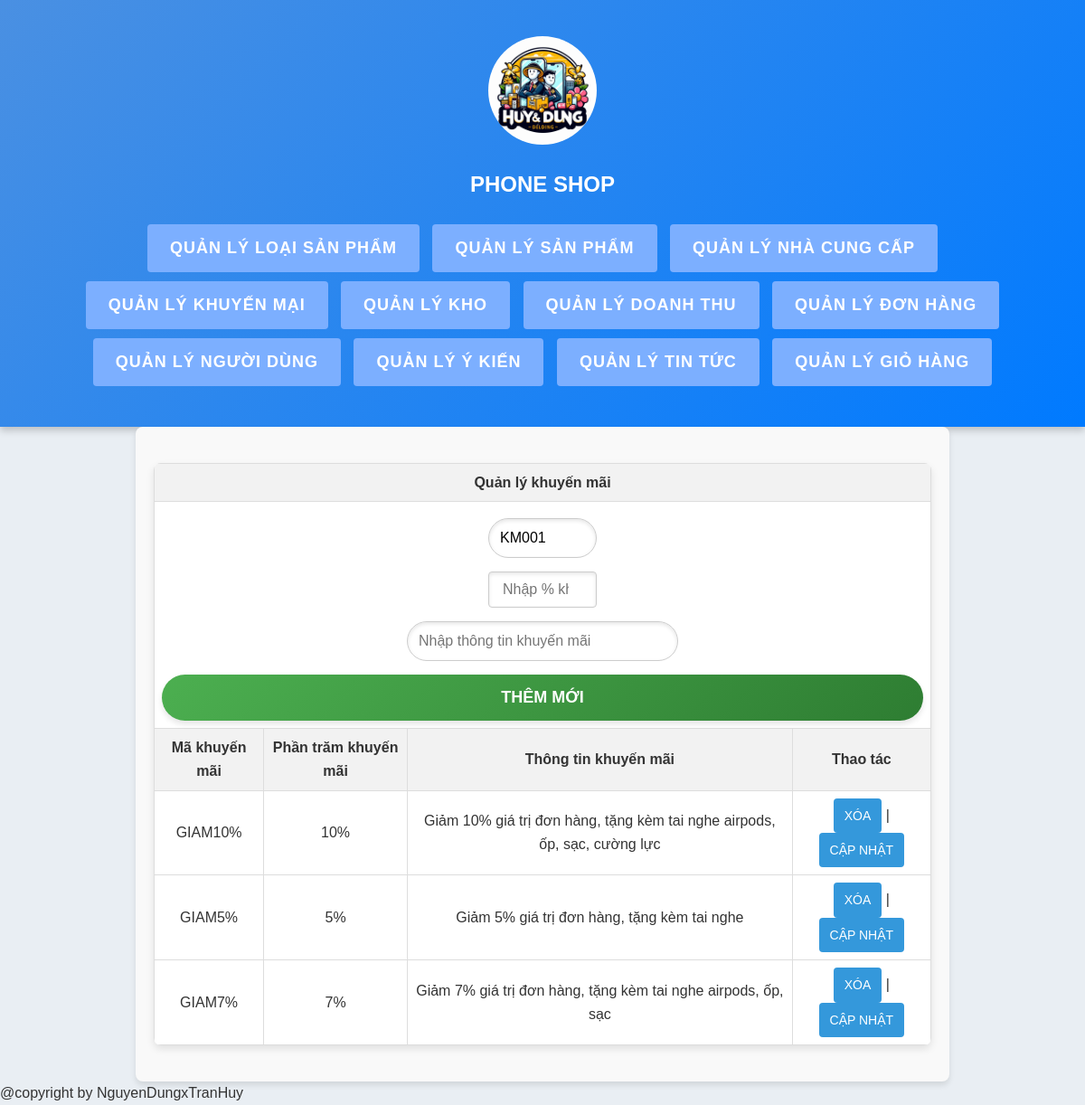
The page /Manager.php?action=AdKm on the database its author committed.
### tables this page shows
CREATE TABLE `qlkm` (
  `makm` varchar(20) NOT NULL,
  `phantramkm` int(11) NOT NULL,
  `thongtinkm` text DEFAULT NULL
);

### back_end/km/db_AdKmView.php (called while the page is built, shortened)
<?php
function getAllKhuyenMai() {
    $db = connect();
    $sql = "SELECT * FROM qlkm";
    $stmt = $db->prepare($sql);
    $stmt->execute();
    $results = $stmt->fetchAll(PDO::FETCH_ASSOC);
    return $results;
}
function generatePromotionCode() {
    $db = connect();
    $sql = "SELECT MAX(makm) as max_code FROM qlkm";
    $stmt = $db->prepare($sql);
    $stmt->execute();
    $row = $stmt->fetch(PDO::FETCH_ASSOC);
    $max_code = $row['max_code'];
    if($max_code){
         $num = intval(substr($max_code, 2));
         $new_num = $num + 1;
         return "KM" . str_pad($new_num, 3, "0", STR_PAD_LEFT);
    } else {
         return "KM001";
    }
}
?>

### back_end/km/AdKmView.php (the view, shortened to what this page needs)
<?php
require_once "db_AdKmView.php";
$auto_makm = generatePromotionCode();
$KhuyenMaiList = getAllKhuyenMai();
?>
<!DOCTYPE html>
<html lang="vi">
<head>
    <link href="public/style1.css" rel="stylesheet" />
</head>
<body>
    <form method="post">
        <table>
            <tr>
                <th colspan="4">Quản lý khuyến mãi</th>
            </tr>
            <tr>
                <td align="center" colspan="4">
                    <input type="text" name="txt_makm" value="<?php echo $auto_makm; ?>" readonly style="width:120px;" />
                    <input type="number" name="txt_phantramkm" placeholder="Nhập % khuyến mãi" min="0" max="100" required style="width:120px;" />
                    <input type="text" name="txt_thongtinkm" placeholder="Nhập thông tin khuyến mãi" required style="width:300px;" />
                    <button type="submit" name="btn_submit" value="Thêm mới">Thêm mới</button>
                </td>
            </tr>
            <tr>
                <th>Mã khuyến mãi</th>
                <th>Phần trăm khuyến mãi</th>
                <th>Thông tin khuyến mãi</th>
                <th>Thao tác</th>
            </tr>
            <?php foreach ($KhuyenMaiList as $v): ?>
            <tr>
                <td><?php echo $v['makm']; ?></td>
                <td><?php echo $v['phantramkm']; ?>%</td>
                <td><?php echo $v['thongtinkm']; ?></td>
                <td>
                    <a href="Manager.php?action=DeleteAdKm&id=<?php echo $v['makm']; ?>" onclick="return confirm('Bạn có chắc chắn muốn xóa khuyến mãi này?');">Xóa</a> |
                    <a href="Manager.php?action=UpdateAdKm&id=<?php echo $v['makm']; ?>">Cập nhật</a>
                </td>
            </tr>
            <?php endforeach; ?>
        </table>
    </form>
</body>
</html>

### public/images/style1.css (style rules this page uses)
* { margin: 0; padding: 0; box-sizing: border-box; font-family: Arial, sans-serif; }
body { background-color: #e9eef3; color: #333; line-height: 1.6; }
table { width: 100%; max-width: 1200px; margin: 20px auto; border-collapse: collapse; background: #ffffff; box-shadow: 0 4px 8px rgba(0, 0, 0, 0.1); border-radius: 8px; overflow: hidden; }
button, a { padding: 8px 12px; color: #fff; border: none; border-radius: 4px; text-transform: uppercase; text-decoration: none; font-size: 14px; cursor: pointer; transition: all 0.3s ease; }
button { background: #e74c3c; box-shadow: 0 4px 6px rgba(0, 0, 0, 0.1); }
a { background: #3498db; display: inline-block; }
form { text-align: center; margin: 20px 0; }
form input[type="text"] { padding: 12px; width: 60%; border: 1px solid #ccc; border-radius: 25px; transition: box-shadow 0.3s ease; }
form button { padding: 12px 20px; background: linear-gradient(135deg, #7cafff, #5f98e3); color: #fff; border: none; border-radius: 25px; cursor: pointer; font-weight: bold; transition: background-color 0.3s ease, transform 0.2s ease; }
form input { display: block; width: 100%; padding: 12px; margin: 10px 0; border: 1px solid #ccc; border-radius: 5px; font-size: 16px; box-sizing: border-box; }
form button { background: linear-gradient(135deg, #4CAF50, #2E7D32); color: #fff; border: none; padding: 15px 30px; border-radius: 50px; cursor: pointer; font-size: 18px; font-weight: bold; transition: all 0.3s ease; width: 100%; text-transform: uppercase; box-shadow: 0 4px 6px rgba(0, 0, 0, 0.1); }
form { width: 100%; max-width: 900px; margin: 0 auto; padding: 20px; background: #f9f9f9; border-radius: 8px; box-shadow: 0 4px 6px rgba(0, 0, 0, 0.1); }
form input, form select, form textarea { width: 100%; padding: 10px 15px; margin-bottom: 15px; border: 1px solid #ccc; border-radius: 4px; font-size: 16px; box-shadow: inset 0 2px 4px rgba(0, 0, 0, 0.1); }

### back_end/km/AdKmView.php (style rules this page uses)
table { width: 100%; border-collapse: collapse; }
th, td { border: 1px solid #ddd; padding: 8px; }
th { background: #f2f2f2; }

### rows shown on the page
qlkm: makm "GIAM10%", phantramkm "10", thongtinkm "Giảm 10% giá trị đơn hàng, tặng kèm tai nghe airpods, ốp, sạc, cường lực"
qlkm: makm "GIAM5%", phantramkm "5", thongtinkm "Giảm 5% giá trị đơn hàng, tặng kèm tai nghe"
qlkm: makm "GIAM7%", phantramkm "7", thongtinkm "Giảm 7% giá trị đơn hàng, tặng kèm tai nghe airpods, ốp, sạc"
